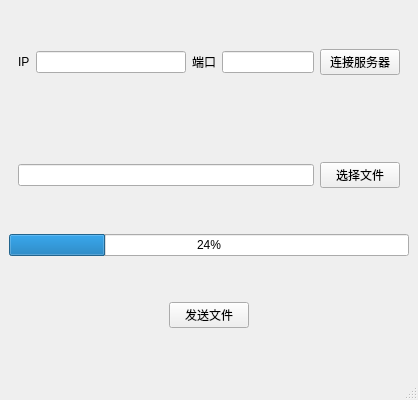
<?xml version="1.0" encoding="UTF-8"?>
<ui version="4.0">
 <class>MainWindow</class>
 <widget class="QMainWindow" name="MainWindow">
  <property name="geometry">
   <rect>
    <x>0</x>
    <y>0</y>
    <width>418</width>
    <height>400</height>
   </rect>
  </property>
  <property name="windowTitle">
   <string>MainWindow</string>
  </property>
  <widget class="QWidget" name="centralwidget">
   <layout class="QVBoxLayout" name="verticalLayout">
    <item>
     <widget class="QWidget" name="widget" native="true">
      <layout class="QGridLayout" name="gridLayout">
       <item row="1" column="0">
        <widget class="QLabel" name="label">
         <property name="text">
          <string>IP</string>
         </property>
        </widget>
       </item>
       <item row="1" column="4">
        <widget class="QLineEdit" name="port">
         <property name="minimumSize">
          <size>
           <width>92</width>
           <height>0</height>
          </size>
         </property>
         <property name="maximumSize">
          <size>
           <width>92</width>
           <height>16777215</height>
          </size>
         </property>
        </widget>
       </item>
       <item row="1" column="2">
        <widget class="QLabel" name="label_2">
         <property name="text">
          <string>端口</string>
         </property>
        </widget>
       </item>
       <item row="1" column="1">
        <widget class="QLineEdit" name="ip">
         <property name="minimumSize">
          <size>
           <width>119</width>
           <height>0</height>
          </size>
         </property>
        </widget>
       </item>
       <item row="1" column="5">
        <widget class="QPushButton" name="connect">
         <property name="text">
          <string>连接服务器</string>
         </property>
        </widget>
       </item>
      </layout>
     </widget>
    </item>
    <item>
     <widget class="QWidget" name="widget_2" native="true">
      <layout class="QHBoxLayout" name="horizontalLayout_2">
       <item>
        <widget class="QLineEdit" name="filePath"/>
       </item>
       <item>
        <widget class="QPushButton" name="selectFile">
         <property name="text">
          <string>选择文件</string>
         </property>
        </widget>
       </item>
      </layout>
     </widget>
    </item>
    <item>
     <widget class="QProgressBar" name="progressBar">
      <property name="value">
       <number>24</number>
      </property>
     </widget>
    </item>
    <item>
     <widget class="QWidget" name="widget_3" native="true">
      <layout class="QHBoxLayout" name="horizontalLayout">
       <item>
        <spacer name="horizontalSpacer">
         <property name="orientation">
          <enum>Qt::Horizontal</enum>
         </property>
         <property name="sizeHint" stdset="0">
          <size>
           <width>40</width>
           <height>20</height>
          </size>
         </property>
        </spacer>
       </item>
       <item>
        <widget class="QPushButton" name="sendFile">
         <property name="text">
          <string>发送文件</string>
         </property>
        </widget>
       </item>
       <item>
        <spacer name="horizontalSpacer_2">
         <property name="orientation">
          <enum>Qt::Horizontal</enum>
         </property>
         <property name="sizeHint" stdset="0">
          <size>
           <width>137</width>
           <height>20</height>
          </size>
         </property>
        </spacer>
       </item>
      </layout>
     </widget>
    </item>
   </layout>
  </widget>
  <widget class="QMenuBar" name="menubar">
   <property name="geometry">
    <rect>
     <x>0</x>
     <y>0</y>
     <width>418</width>
     <height>24</height>
    </rect>
   </property>
  </widget>
  <widget class="QStatusBar" name="statusbar"/>
 </widget>
 <resources/>
 <connections/>
</ui>
